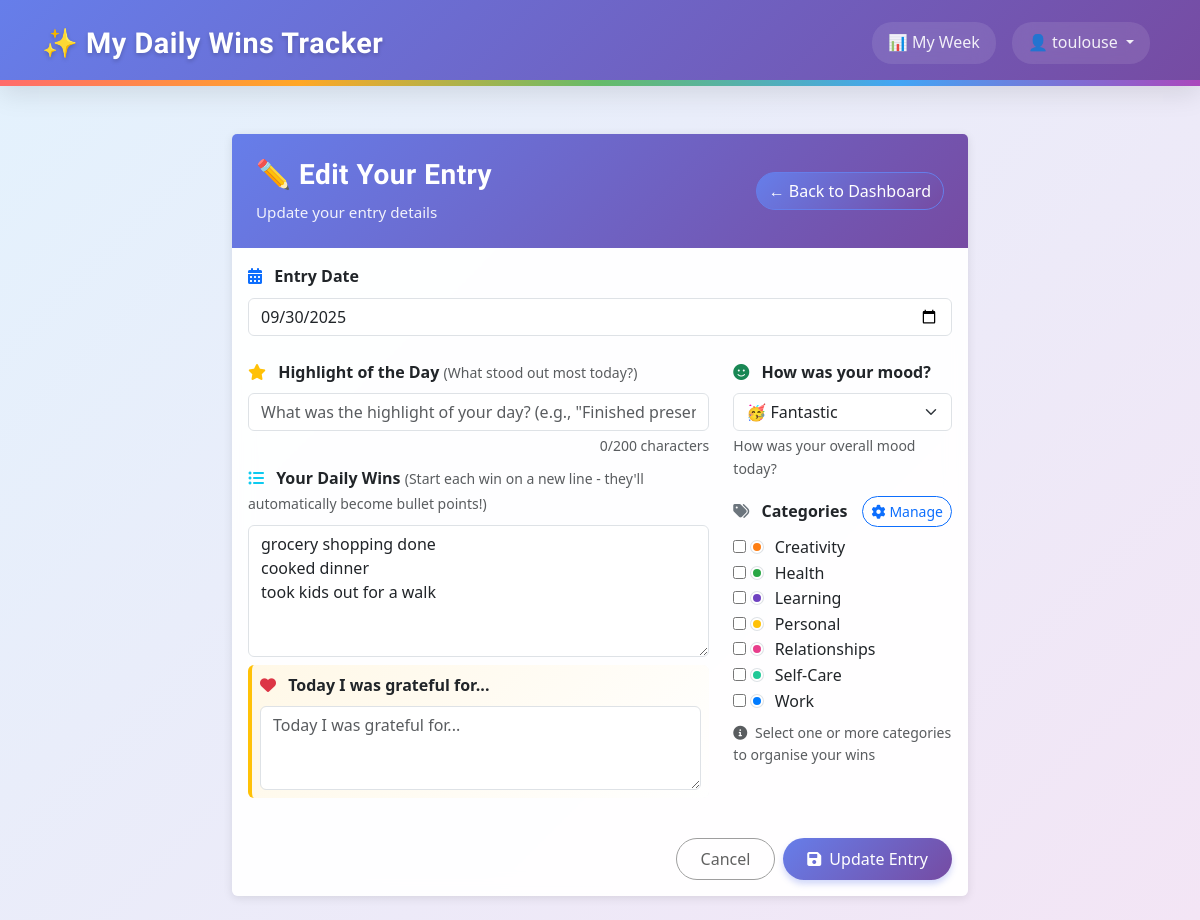
Page /entries/17/edit/ (signed in) on the earlier database version.
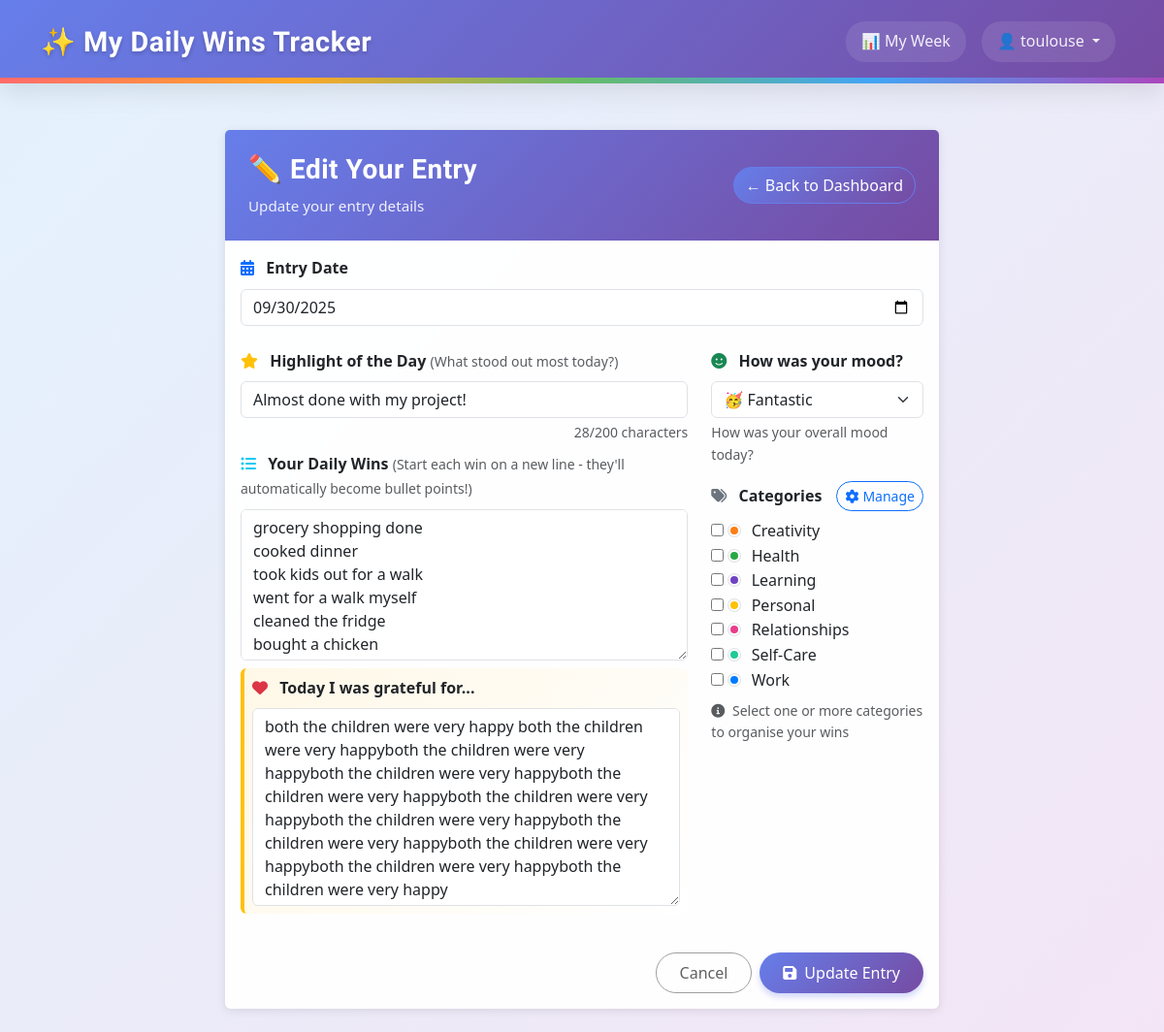
Same page on the later database version.
### tracker/models.py (models this page shows, shortened)
class Entry(models.Model):
    class MoodChoice(models.IntegerChoices):
        TERRIBLE = 1, '😰 Terrible'
        BAD = 2, '😞 Bad'
        MEH = 3, '😐 Meh'
        OKAY = 4, '🙂 Okay'
        GOOD = 5, '😊 Good'
        GREAT = 6, '😄 Great'
        AMAZING = 7, '🤩 Amazing'
        FANTASTIC = 8, '🥳 Fantastic'
        INCREDIBLE = 9, '✨ Incredible'
        PERFECT = 10, '🌟 Perfect'
    user = models.ForeignKey(User, on_delete=models.CASCADE, related_name='entries')
    entry_date = models.DateField(help_text="The date this entry is for", null=True, blank=True)
    title = models.CharField(max_length=200, blank=True, help_text="Short title for your daily win")
    content = models.TextField(blank=True, help_text="Details about your daily wins")
    mood_rating = models.IntegerField(
        choices=MoodChoice.choices,
        null=True,
        blank=True,
        help_text="How was your mood today?"
    )
    gratitude_text = models.TextField(
        blank=True,
        help_text="Today I was grateful for..."
    )
    date_created = models.DateTimeField(auto_now_add=True)
    date_modified = models.DateTimeField(auto_now=True)
    is_private = models.BooleanField(default=True)
    categories = models.ManyToManyField(
        Category,
        blank=True,
        related_name='entries',
        help_text="Optional categories for this entry"
    )
    class Meta:
        verbose_name_plural = "Entries"
        ordering = ['-entry_date', '-date_created']
        constraints = [
            UniqueConstraint(
                fields=['user', 'entry_date'],
                name='unique_entry_per_user_per_day',
                violation_error_message='You can only have one entry per day.'
            ),
            models.CheckConstraint(
                name='mood_rating_valid_choice',
                check=models.Q(mood_rating__isnull=True) | models.Q(mood_rating__in=[1,2,3,4,5,6,7,8,9,10]),
                violation_error_message='Mood rating must be between 1 and 10.',
            )
        ]
        indexes = [
            models.Index(fields=['user', '-entry_date']),  # Dashboard queries
            models.Index(fields=['user', 'entry_date']),   # Day lookups
            models.Index(fields=['mood_rating']),          # Filtering
        ]

### tracker/views.py (the view)
# urls.py: path("entries/<int:pk>/edit/", views.entry_edit, name="entry_edit"),
@login_required
def entry_edit(request, pk):
    entry = get_object_or_404(Entry, pk=pk, user=request.user)
    if request.method == 'POST':
        form = EntryForm(request.POST, instance=entry, user=request.user)
        if form.is_valid():
            entry = form.save()
            messages.success(request, '✅ Your entry has been updated!')
            return redirect('entry_detail', pk=entry.pk)
    else:
        form = EntryForm(instance=entry, user=request.user)
    context = {
        'form': form,
        'entry': entry,
        'entry_type': 'win',  # Default for display, since entry_type field no longer exists
        'is_editing': True,
    }
    return render(request, 'tracker/entry_form.html', context)

### templates/tracker/entry_form.html (shortened to what the changed rows need)
{% extends "base.html" %}
{% load widget_tweaks %}
{% load win_filters %}
{% load static %}
{% block extra_css %}
<link rel="stylesheet" href="{% static 'css/forms.css' %}">
{% endblock %}
{% block content %}
<div class="row justify-content-center">
    <div class="col-lg-8">
        <div class="card">
            <div class="card-body">
                <form method="post" novalidate>
                    <div class="mb-4">
                        <label for="{{ form.entry_date.id_for_label }}" class="form-label">
                            <i class="fas fa-calendar-alt text-primary me-2"></i>
                            <strong>Entry Date</strong>
                        </label>
                        {{ form.entry_date }}
                    </div>
                    <div class="row">
                        <div class="col-md-8">
                            <div class="mb-2">
                                <label for="{{ form.title.id_for_label }}" class="form-label">
                                    <i class="fas fa-star text-warning me-2"></i>
                                    <strong>Highlight of the Day</strong>
                                    <small class="text-muted">(What stood out most today?)</small>
                                </label>
                                {{ form.title }}
                            </div>
                            <div class="mb-2">
                                <label for="{{ form.content.id_for_label }}" class="form-label">
                                    <i class="fas fa-list-ul text-info me-2"></i>
                                    <strong>Your Daily Wins</strong>
                                    <small class="text-muted">(Start each win on a new line - they'll automatically become bullet points!)</small>
                                </label>
                                {{ form.content }}
                            </div>
                            <div class="mb-3">
                                <div class="gratitude-section p-2 bg-light rounded">
                                    <label for="{{ form.gratitude_text.id_for_label }}" class="form-label">
                                        <i class="fas fa-heart text-danger me-2"></i>
                                        <strong>Today I was grateful for...</strong>
                                    </label>
                                    {{ form.gratitude_text }}
                                </div>
                            </div>
                        </div>
                        <div class="col-md-4">
                            <div class="mb-3">
                                <label for="{{ form.mood_rating.id_for_label }}" class="form-label">
                                    <i class="fas fa-smile text-success me-2"></i>
                                    <strong>How was your mood?</strong>
                                </label>
                                {{ form.mood_rating }}
                                {% if form.mood_rating.help_text %}
                                    <div class="form-text">{{ form.mood_rating.help_text }}</div>
                                {% endif %}
                            </div>
                        </div>
                    </div>
                </form>
            </div>
        </div>
    </div>
</div>
{% endblock %}

Differences in the rows shown:
changed Entry "🥳 Fantastic": title (not shown) → "Almost done with my project!"; content "grocery shopping done cooked dinner took kids out for a walk" → "grocery shopping done cooked dinner took kids out for a walk went for a walk myself cleaned the fridge bought a chicken"; gratitude_text (not shown) → "both the children were very happy both the children were very happyboth the children were very happyboth the children were very happyboth the children were very happyboth the children were very happyboth the children were very happyboth the children were very happyboth the children were very happyboth the children were very happyboth the children were very happy"
Other differences:
text written by a page script: "0/200 characters" → "28/200 characters"
